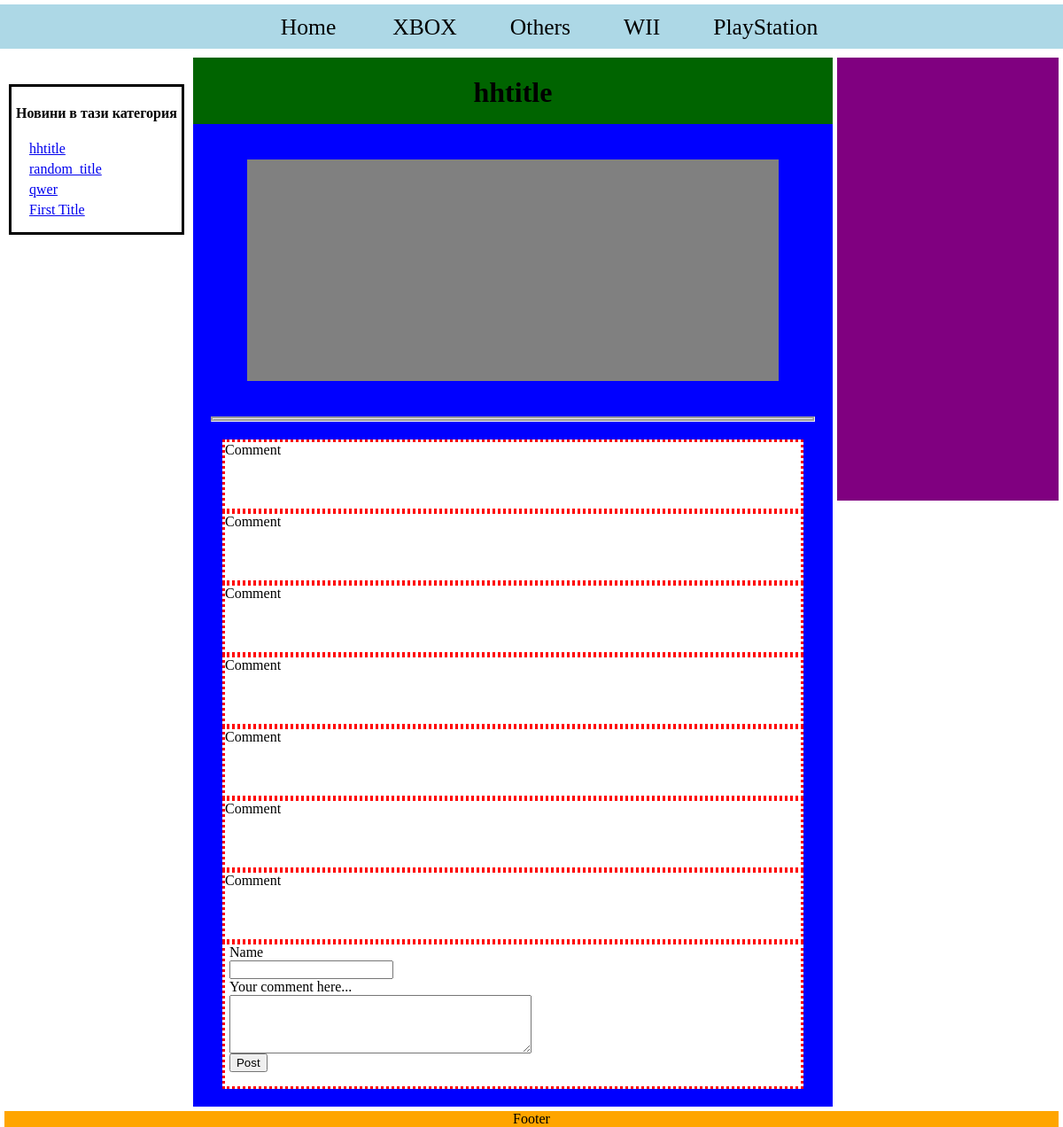
The app's page /newsSite/cat1.php, older data.
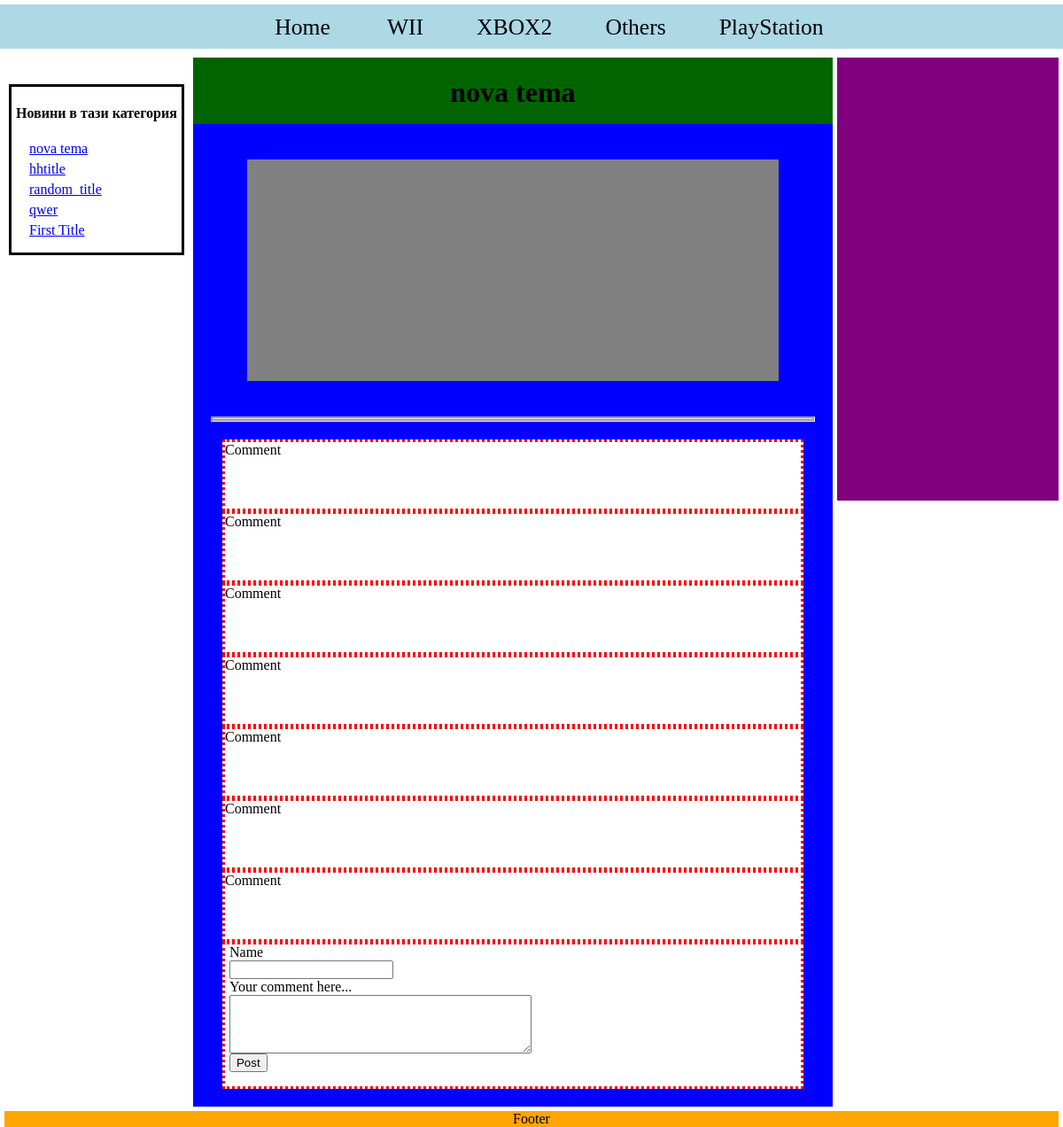
The same page, newer data.
### tables this page shows
CREATE TABLE IF NOT EXISTS `categories` (
  `id` int(11) NOT NULL AUTO_INCREMENT,
  `cOrder` int(20) DEFAULT NULL,
  `name` varchar(20) DEFAULT NULL,
  `link` varchar(80) DEFAULT NULL,
  PRIMARY KEY (`id`)
);

CREATE TABLE IF NOT EXISTS `news_items` (
  `id` int(11) NOT NULL AUTO_INCREMENT,
  `cID` int(2) DEFAULT NULL,
  `title` tinytext NOT NULL,
  `content` text NOT NULL,
  `isrc` varchar(255) DEFAULT NULL,
  PRIMARY KEY (`id`)
);

### newsSite/phpLib.php (the view, shortened to what this page needs)
<?php
	function getTitle( $cID, $ord ){
		$query = $GLOBALS['clink']->query("SELECT title FROM news_items WHERE cID={$cID} ORDER BY id DESC;");
		for( $i=1; $i<=$ord; $i++ ){
			$fRow = $query->fetch_row();
			if( $i==$ord ){
				return $fRow[0];
			}
		}
	}
	function getCategoriesExcept( $id ){
		$query = $GLOBALS['clink']->query("SELECT name, link FROM categories WHERE id!={$id} ORDER BY cOrder ASC;");
		for( $i=1; $i<=4; $i++ ){
			$fRow = $query->fetch_row();
			echo "<li><a href='{$fRow[1]}'>{$fRow[0]}</a></li>";
		}
	}
	function getNewsInCat( $cID ){
		$query = $GLOBALS['clink']->query("SELECT title FROM news_items WHERE cID={$cID} ORDER BY id DESC;");
		for( $i=1; $i<=10; $i++ ){
			$fRow = $query->fetch_row();
			if( $fRow==NULL ) return;
			echo "<li><a href='./cat1.php?nID={$i}'>{$fRow[0]}</a></li>";
		}
	}
?>

### newsSite/cat1.php (shortened to what this page needs)
<?php
	include_once "phpLib.php";
?>
<html>
<head>
	<link rel="stylesheet" type="text/css" href="style.css">
</head>
<body>
	<div id="navBar">
		<div id="navMenu">
			<ul>
				<li><a href="./index.php">Home</a></li>
				<?php getCategoriesExcept($GLOBALS['cID']);?>
			</ul>
		</div>
	</div>
	<div id="body">
		<div id="rightBar">
		</div>
		<div id="leftBar">
			<h4>Новини в тази категория</h4>
			<ul>
				<?php getNewsInCat($GLOBALS['cID']); ?>
			</ul>
		</div>
		<div id="contentWrapper">
			<div id="headingWrapper">
				<div id="heading">
					<h1>
						<?php
							if( isset($_GET['nID']) ) echo getTitle( $GLOBALS['cID'], $_GET['nID'] );
							else echo getTitle( $GLOBALS['cID'], 1 );
						?>
					</h1>
				</div>
			</div>
			<div id="contentImage">
			</div>
			<div id="contentTextBox">
			</div>
			<div id="commentBox">
				<span>Comment</span>
				<span>Comment</span>
				<span>Comment</span>
				<span>Comment</span>
				<span>Comment</span>
				<span>Comment</span>
				<span>Comment</span>
				<span>
					<form method="post" action="<?php echo $_SERVER['PHP_SELF']; ?>" enctype="multipart/form-data" id="post_com_form">
							<label for='name'>Name</label>
							<input type="text" name='name' id='comName' />
							<div><label for='newComment'>Your comment here...</label></div>
							<textarea name='newComment' cols=40 rows=4 id='newComField'></textarea>
							<input type='submit' value="Post" />
					</form>
				</span>
			</div>
		</div>
		<div id="footer">
			Footer
		</div>
	</div>
</body>
</html>

Row changes from the older to the newer data that the page shows:
changed categories "WII": moves up the list
changed categories: name "XBOX" → "XBOX2"
added news_items: title "nova tema"
Text that changed along with them:
getTitle( $GLOBALS['cID'], 1 ): "hhtitle" → "nova tema"
